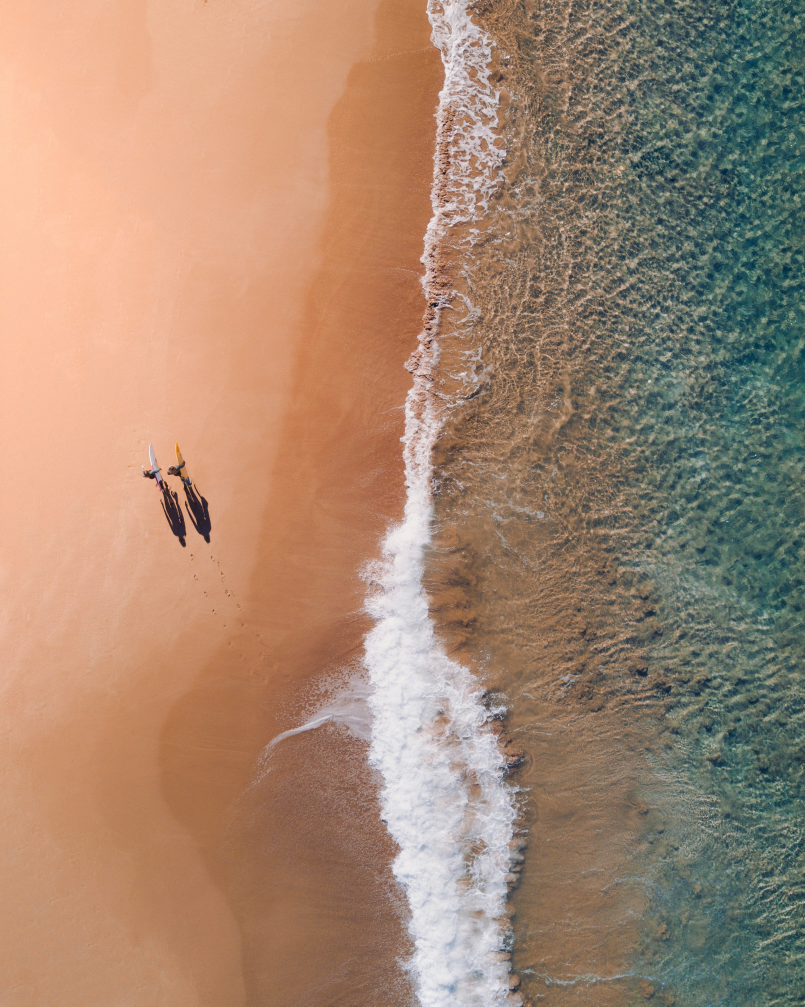
%> input picture 5BM1-VISION_ARTIFICIAL/prueba01.jpg, 2415 x 3019 px, given in place of sophie-Gz3iikctfEw-unsplash.jpg, which was not available (shown at 1/3 size)
$ octave Examen01Pt2.m   (GNU Octave 9; MATLAB toolbox functions it lacks are replaced by stand-ins)
%> lines starting %> are read from the running program, lines starting %| are printed output that depends on the picture; pictures that were not available may be replaced by others from this repository, and a replacement may not be noted
### 5BM1-VISION_ARTIFICIAL/pruebaExamen.m
function arreglo_imagenes = pruebaExamen()
    % Carga la imagen
    imagen = imread("C:\Users\emicr\Downloads\sophie-Gz3iikctfEw-unsplash.jpg");

    % Extraer los canales rojo y azul
    canalRojo = imagen(:,:,1);
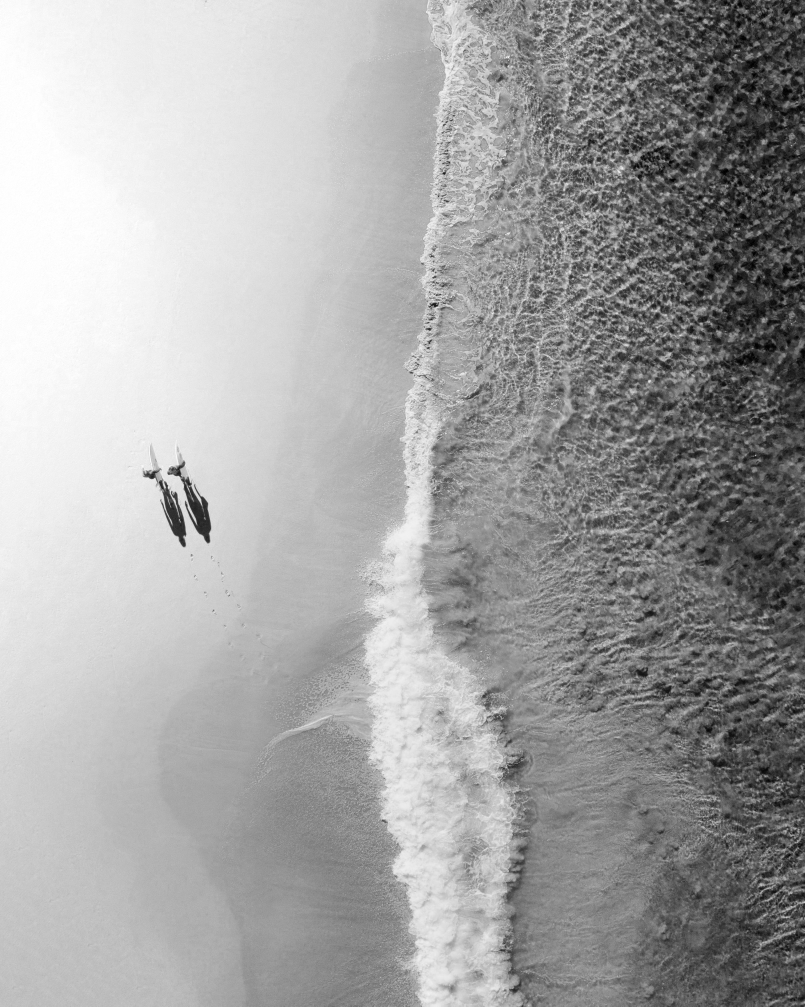
%> canalRojo: size 3019x2415 uint8 (shown at 1/3 size); min 0, max 255, mean 163.5
    canalVerde = imagen(:,:,2);
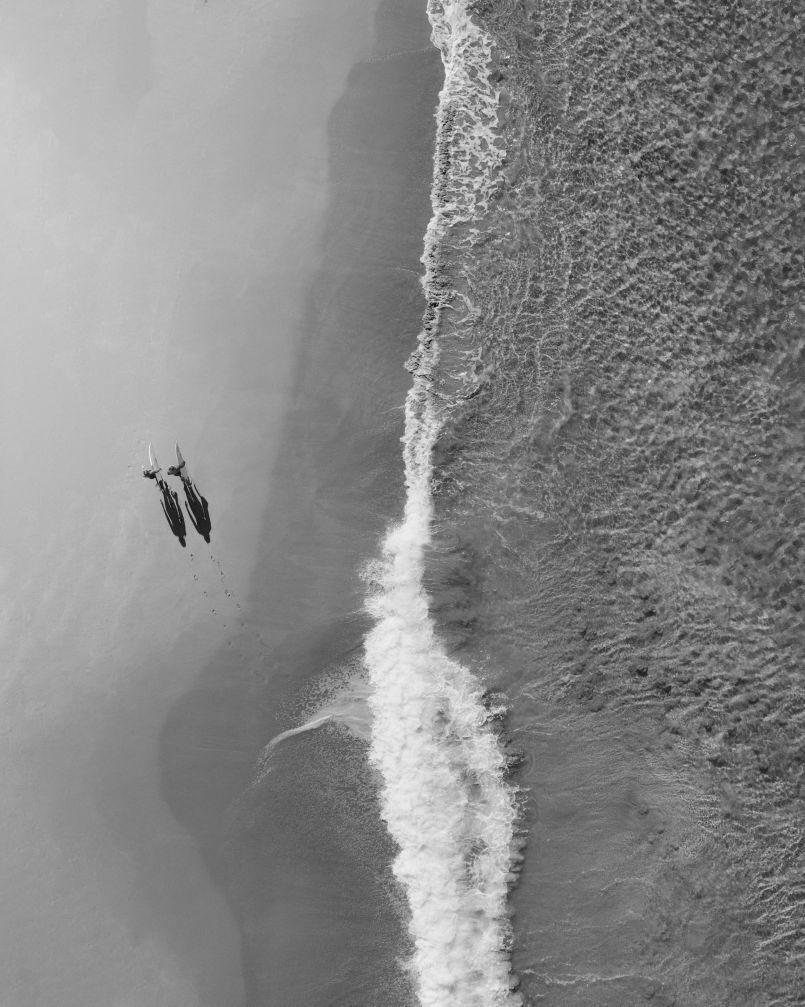
%> canalVerde: size 3019x2415 uint8 (shown at 1/3 size); min 10, max 255, mean 135
    canalAzul = imagen(:,:,3);
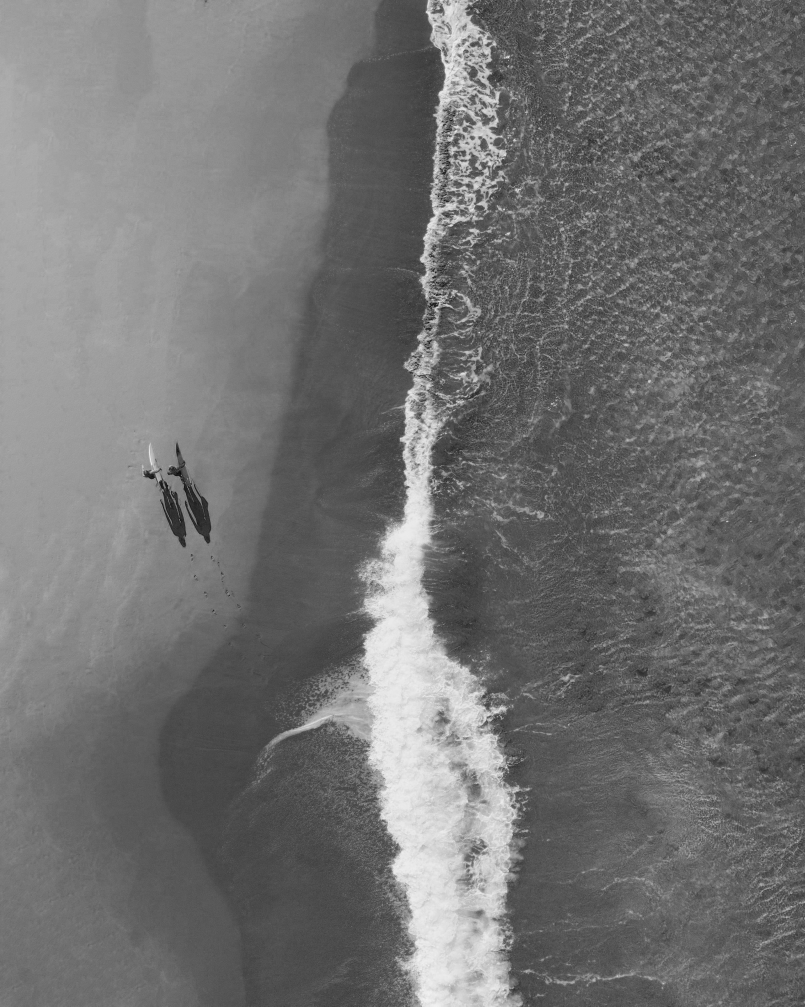
%> canalAzul: size 3019x2415 uint8 (shown at 1/3 size); min 0, max 255, mean 113.8

    % Imagenes en un unico color RGB
    soloRojo = zeros(size(imagen), 'uint8');
    soloRojo(:,:,1) = canalRojo;

    soloVerde = zeros(size(imagen), 'uint8');
    soloVerde(:,:,2) = canalVerde;

    soloAzul = zeros(size(imagen), 'uint8');
    soloAzul(:,:,3) = canalAzul;

    % Imagenes en un unico color CMY
    soloMagenta = imagen;
    soloMagenta(:,:,2) = 0;

    soloCyan = imagen;
    soloCyan(:,:,1) = 0;

    soloAmarillo = imagen;
    soloAmarillo(:,:,3) = 0;

    % Imagen en negro blanco y grises
    imgGris = cat(3, uint8(mean(imagen, 3)), rgb2gray(imagen), rgb2gray(imagen));
    imgNegro = zeros(size(imagen), 'uint8');
    imgBlanco =  255 * ones(size(imagen), 'uint8');

    % Obtén el tamaño de las imágenes individuales
    [filas, columnas, ~] = size(imagen);
%> filas = 3019; columnas = 2415

    % Crea una imagen en blanco para el arreglo
    arreglo_imagenes = uint8(zeros(filas*3, columnas*3, 3));


    % Coloca las imágenes en el arreglo
    arreglo_imagenes(1:filas, 1:columnas, :) = soloCyan;
    arreglo_imagenes(1:filas, columnas+1:2*columnas, :) = soloMagenta;
    arreglo_imagenes(1:filas, 2*columnas+1:3*columnas, :) = soloAmarillo;
    arreglo_imagenes(filas+1:2*filas, 1:columnas, :) = soloRojo;
    arreglo_imagenes(filas+1:2*filas, columnas+1:2*columnas, :) = soloVerde;
    arreglo_imagenes(filas+1:2*filas, 2*columnas+1:3*columnas, :) = soloAzul;
    arreglo_imagenes(2*filas+1:3*filas, 1:columnas, :) = imgNegro;
    arreglo_imagenes(2*filas+1:3*filas, columnas+1:2*columnas, :) = imgBlanco;
    arreglo_imagenes(2*filas+1:3*filas, 2*columnas+1:3*columnas, :) = imgGris;


end

### 5BM1-VISION_ARTIFICIAL/Examen01Pt2.m
clc
clear
close all
warning off all

imagen = pruebaExamen();
figure(1);
imshow(imagen)
colores = ['c', 'm', 'y', 'r', 'g', 'b', 'w', 'k', 'auto'];

num_clases = 9;

clases = cell(1, num_clases); % Crear celdas para almacenar las clases

rep_clase = input('Ingrese el número de representantes para las clases: ');
%> the answer given: 3

color = {'Cyan', 'Magenta', 'Amarillo', 'Rojo', 'Verde', 'Azul', 'Negro', 'Blanco', 'Gris'};

for i = 1:num_clases
    fprintf('Captura el punto para el color %s en la imagen :\n', color{i});
%> (the run ends here)
